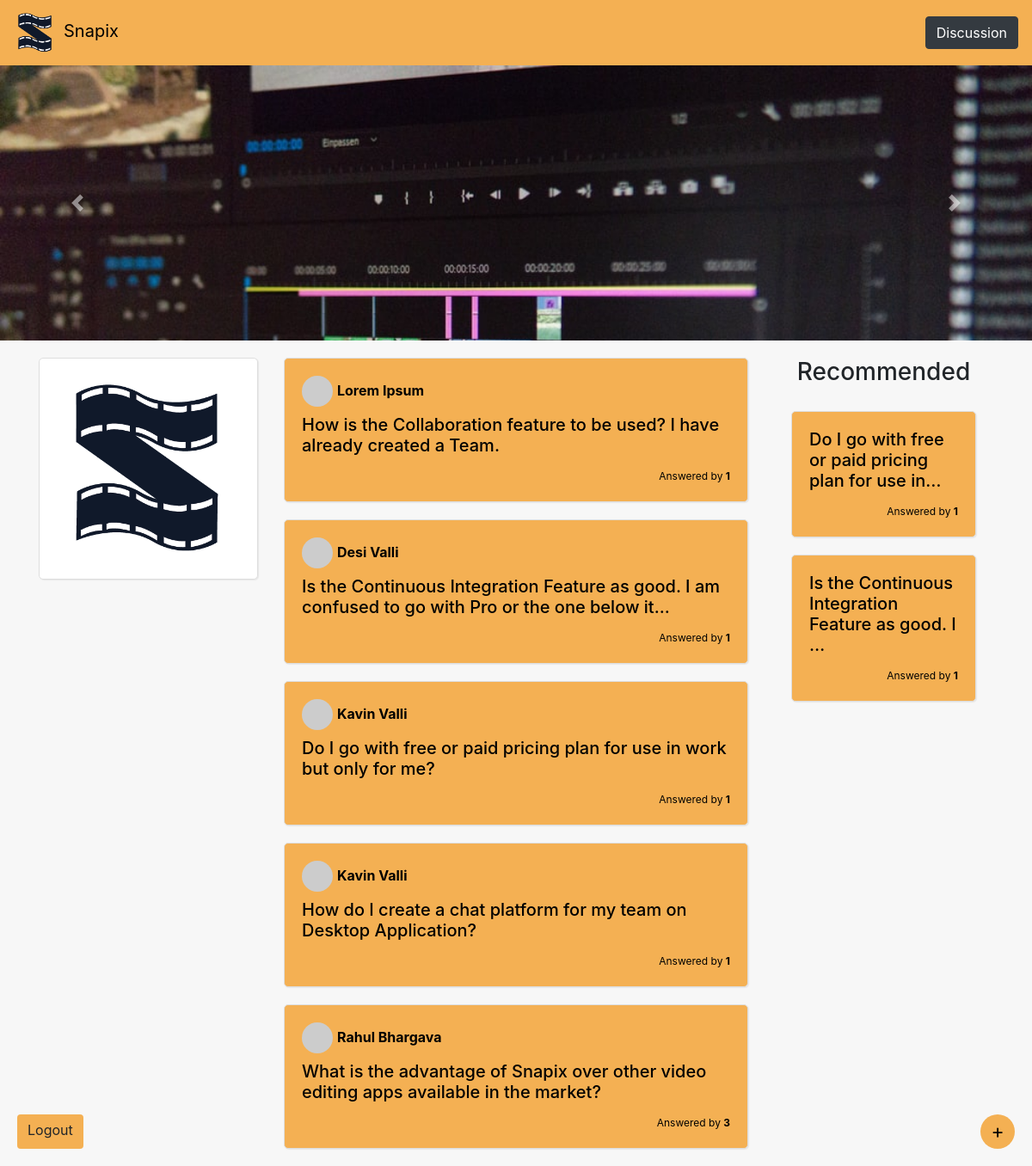
The page /discussion/ (signed in) on the database its author committed.
### core/models.py (models this page shows, shortened)
class Question(models.Model):
    posted_by_user = models.ForeignKey(User, on_delete = models.SET_NULL, null=True, related_name='question_posted_by_user')
    text = models.CharField(max_length=1000)
    pub_date = models.DateTimeField(auto_now_add=True)

### core/views.py (the view)
# urls.py: path('discussion/', views.dicussions, name="discussions"),
@login_required(login_url='/authentication/login')
def dicussions(request):
    all_questions = Question.objects.all().order_by('-pub_date')
    recommended_questions = random.sample(list(all_questions), 2)
    context = {
        'questions': all_questions,
        'recommended_questions':recommended_questions
    }
    return render(request, 'core/html/discussions/discussions.html', context)

### core/templates/core/html/discussions/discussions.html (shortened to what this page needs)
{% load static %}
<!doctype html>
<html lang="en">
<head>
    <link rel="stylesheet" href="https://stackpath.bootstrapcdn.com/bootstrap/4.4.1/css/bootstrap.min.css"
>
    <link rel="stylesheet" href="{% static 'core/css/discussions/index.css' %}">
</head>
<body>
    <nav class="navbar navbar-expand-sm navbar-custom bg-custom fixed-top sticky-top" id="navbar">
        <a class="navbar-brand" href="/"><img class="avatar" src="{% static 'core/img/logo_blue.png' %}" alt
                style="margin-right: 8px;" height="50px" width="50px">Snapix</a>
        <div class="collapse navbar-collapse" id="navbarResponsive">
            <ul class="navbar-nav ml-auto">
                <li class="nav-item" style="height:100%;">
                    <a href="{% url 'discussions' %}" type="button" class="btn btn-dark">Discussion</a>
                </li>
            </ul>
        </div>
    </nav>
    <button class="fixedbutton" data-toggle="modal" data-target="#exampleModal">
        +
    </button>
    <a href="{% url 'logout' %}" class="logoutbutton btn">
        Logout
    </a>
    <div id="carouselExampleControls" class="carousel slide" data-ride="carousel" style="height: 40vh">
        <div class="carousel-inner" style="height: 40vh">
            <div class="carousel-item active">
                <img class="d-block w-100" src="{% static 'core/img/discussions/banner1.jpg' %}" alt="First slide">
            </div>
        </div>
        <a class="carousel-control-prev" href="#carouselExampleControls" role="button" data-slide="prev">
            <span class="carousel-control-prev-icon" aria-hidden="true"></span>
        </a>
        <a class="carousel-control-next" href="#carouselExampleControls" role="button" data-slide="next">
            <span class="carousel-control-next-icon" aria-hidden="true"></span>
        </a>
    </div>
    <div class="container">
        <div class="row h-100">
            <div class="col-3">
                <div class="left-container">
                    <img src="{% static 'core/img/logo_blue.png' %}" alt="" width="100%">
                </div>
            </div>
            <div class="col-6">
                {% for question in questions %}
                <a href="{% url 'question' question.id %}">
                    <div class="question-card">
                        <div class="person">
                            <img src="http://placeimg.com/80/80/people" alt="">
                            <p><strong>{{question.posted_by_user.first_name}}
                                    {{question.posted_by_user.last_name}}</strong></p>
                        </div>
                        <div class="question-text">
                            <h5>{{question.text}}</h5>
                        </div>
                        <div class="answer-count">
                            Answered by <strong>{{question.answer_question.count}}</strong>
                        </div>
                    </div>
                </a>
                {% endfor %}
            </div>
            <div class="col-3">
                <center>
                    <h3>Recommended</h3>
                </center>
                <div class="right-container">
                    {% for question in recommended_questions %}
                    <a href="{% url 'question' question.id %}">
                        <div class="question-card">
                            <div class="question-text">
                                <h5>{{question.text|truncatechars:50}}</h5>
                            </div>
                            <div class="answer-count">
                                Answered by <strong>{{question.answer_question.count}}</strong>
                            </div>
                        </div>
                    </a>
                    {% endfor %}
                </div>
            </div>
        </div>
    </div>
</body>
</html>

### core/static/core/css/discussions/index.css (style rules this page uses)
body, html { background-color: #f7f7f7; }
.bg-custom { background-color: #F4B053; }
.bg-custom > a { color: #000; }
.container { margin-top: 20px; }
.left-container { padding: 20px; background-color: #fff; width: 100%; border-radius: 5px; box-shadow: 1px 1px 1px 0px rgba(204,204,204,0.35); border: 1px solid #dedede; }
.right-container { padding: 20px; width: 100%; }
.d-block { object-fit: cover !important; }
.question-card { margin: 0px 0px 20px 0px;; background-color: #F4B053; padding: 20px; width: 100%; border-radius: 5px; box-shadow: 1px 1px 1px 0px rgba(204,204,204,0.35); border: 1px solid #dedede; }
.person { display: flex; flex-direction: row; }
.person > img { border-radius: 50%; width: 36px; height: 36px; }
.person > p { margin-left: 5px; margin-top: 5px; }
.answer-count { margin-top: 15px; text-align: right; font-size: 12px; }
.logoutbutton { position: fixed; bottom: 20px; left: 20px; height: 40px; border: 0px; border-radius: 4px; background-color: #F4B053; }
.fixedbutton { position: fixed; bottom: 20px; right: 20px; width: 40px; height: 40px; border: 0px; font-size: 23px; border-radius: 50%; background-color: #F4B053; }
a > * { color: #000; }

### rows shown on the page
Question: posted_by_user.first_name "Lorem", posted_by_user.last_name "Ipsum", text "How is the Collaboration feature to be used? I have already created a Team.", answer_question.count "1"
Question: posted_by_user.first_name "Desi", posted_by_user.last_name "Valli", text "Is the Continuous Integration Feature as good. I am confused to go with Pro or the one below it...", answer_question.count "1", text "Is the Continuous Integration Feature as good. I …"
Question: posted_by_user.first_name "Kavin", posted_by_user.last_name "Valli", text "Do I go with free or paid pricing plan for use in work but only for me?", answer_question.count "1", text "Do I go with free or paid pricing plan for use in…"
Question: posted_by_user.first_name "Kavin", posted_by_user.last_name "Valli", text "How do I create a chat platform for my team on Desktop Application?", answer_question.count "1"
Question: posted_by_user.first_name "Rahul", posted_by_user.last_name "Bhargava", text "What is the advantage of Snapix over other video editing apps available in the market?", answer_question.count "3"
